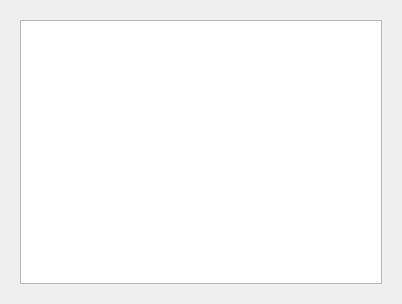
<?xml version="1.0" encoding="UTF-8"?>
<ui version="4.0">
 <class>AdvancedInfoWidget</class>
 <widget class="QWidget" name="AdvancedInfoWidget">
  <property name="geometry">
   <rect>
    <x>0</x>
    <y>0</y>
    <width>402</width>
    <height>304</height>
   </rect>
  </property>
  <property name="windowTitle">
   <string>Form</string>
  </property>
  <layout class="QVBoxLayout" name="verticalLayout">
   <item>
    <widget class="QWidget" name="gridLayoutWidget">
   <property name="geometry">
    <rect>
     <x>10</x>
     <y>10</y>
     <width>381</width>
     <height>281</height>
    </rect>
   </property>
   <layout class="QGridLayout" name="gridLayout">
    <item row="0" column="0">
     <widget class="QTextEdit" name="textAdvancedInfo">
      <property name="readOnly">
       <bool>true</bool>
      </property>
     </widget>
    </item>
   </layout>
  </widget>
   </item>
  </layout>
 </widget>
 <resources/>
 <connections/>
</ui>
